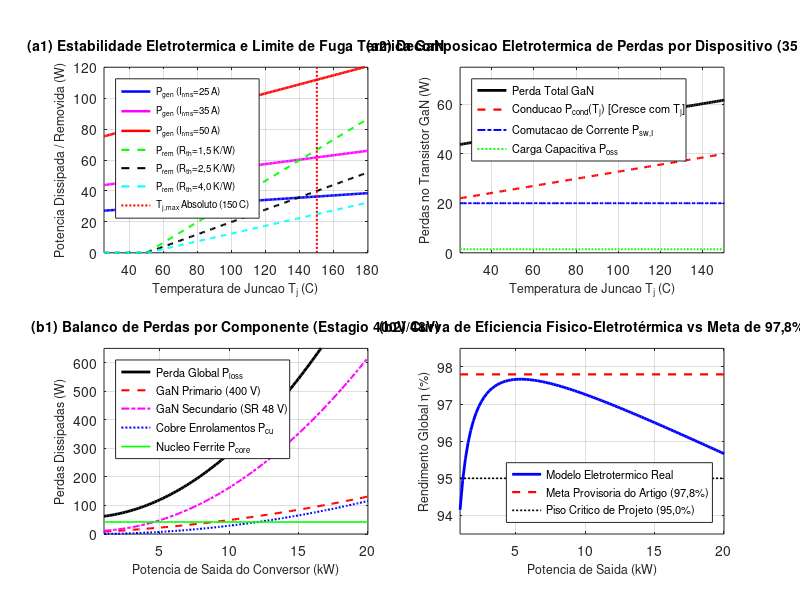
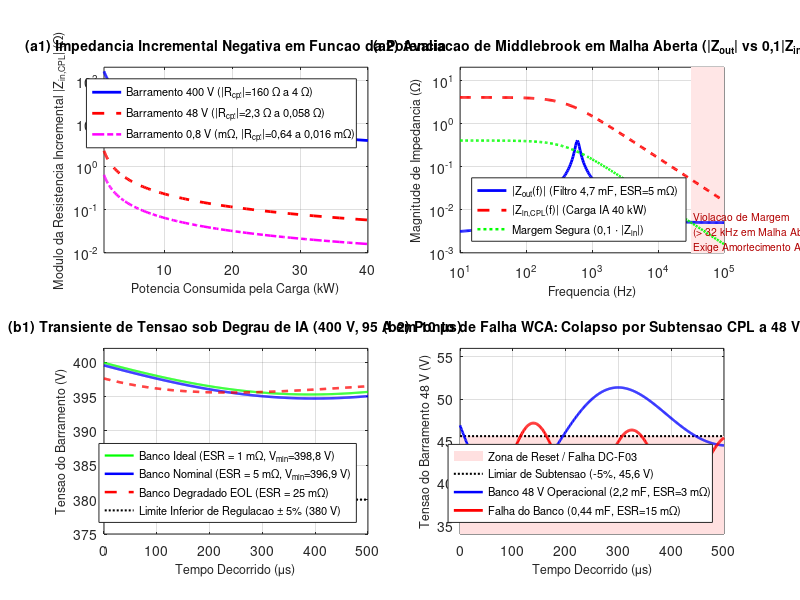

These figures' MATLAB source, in order:
% ==============================================================================
% GERACAO DE FIGURAS COMPOSTAS CONSOLIDADAS - SECAO 3.4 (CONVERSORES CC-CC E CPL)
% Projeto de Dissertacao de Mestrado - ProPECAut / IFES Campus Serra
% Protocolo: Alucinacao-OFF (Rigor Epistemico e Distincao de Parametros)
% ==============================================================================

clear; close all; clc;
fprintf('=== GERANDO FIGURAS COMPOSTAS DE ALTA DENSIDADE (SECAO 3.4) ===\n');

if ismember('qt', available_graphics_toolkits())
    graphics_toolkit('qt');
else
    graphics_toolkit('gnuplot');
end

% ------------------------------------------------------------------------------
% 1. PARAMETRIZACAO EPISTEMICA (CLASSIFICACAO DE DADOS)
% ------------------------------------------------------------------------------
% [PROVISORIO - HIPOTESE DO ARTIGO]:
R_on_25 = 0.018;        % 18 mOhm a 25 C
alpha_sc = 0.0065;      % 0.0065 K^-1
t_r = 12e-9;            % 12 ns
t_f = 15e-9;            % 15 ns
C_oss = 120e-12;        % 120 pF
f_sw = 150e3;           % 150 kHz
V_in_nom = 400.0;       % 400 V
V_out_ibc = 48.0;       % 48 V
eta_declarada = 0.978;  % 97.8%

% [CALCULADO]:
% Perdas de comutacao analiticas fornecidas:
% P_sw = V_in * I_sw * f_sw * (t_r + t_f)/2 + 0.5 * C_oss * V_in^2 * f_sw
k_sw_I = V_in_nom * f_sw * (t_r + t_f) / 2; % 0.81 W/A
P_sw_cap = 0.5 * C_oss * (V_in_nom^2) * f_sw; % 1.44 W

% [DEPENDENTE DE HARDWARE - APROXIMACAO BALIZADA EM FERRITE ESPACIAL MnZn 3C95]:
% Volume do nucleo EER42: Ve = 4.5e-5 m^3
% Parametros de Steinmetz aproximados: k_fe = 12.5, alpha = 1.46, beta = 2.75
% Para Delta_B = 0.12 T a 150 kHz:
P_core_est = 42.0; % W constante no nucleo do transformador isolador
R_ac_cu = 0.035;   % Resistencia AC equivalente dos enrolamentos (35 mOhm)

% ------------------------------------------------------------------------------
% 2. FIGURA 3.7: ACOPLAMENTO ELETROTERMICO GaN E BALANCO DE PERDAS
% ------------------------------------------------------------------------------
fprintf('1. Gerando Figura 3.7 (Fuga Termica GaN e Balanco de Perdas)...\n');

fig_3_7 = figure(1, 'position', [50, 50, 1100, 750]);

% Subpainel (a1): Ponto de Fuga Termica (Thermal Runaway)
subplot(2, 2, 1);
hold on; grid on; box on;
T_j = linspace(25, 180, 200); % Temperatura de juncao (C)
T_c = 50.0; % Temperatura da base/chassi (C)

% R_on(T_j)
Ron_T = R_on_25 * (1 + alpha_sc * (T_j - 25));

% Dissipacao por chave para correntes RMS de 25 A, 35 A e 50 A
I_rms_vec = [25.0, 35.0, 50.0];
cores_I = {'b', 'm', 'r'};

for idx = 1:3
    I_val = I_rms_vec(idx);
    % P_loss = I_rms^2 * Ron(T_j) + P_sw + P_gate
    P_gen = (I_val^2) .* Ron_T + (k_sw_I * (I_val/sqrt(2)) + P_sw_cap) + 0.25;
    plot(T_j, P_gen, [cores_I{idx}, '-'], 'linewidth', 1.8);
end

% Linhas de remocao termica P_rem = (T_j - T_c) / R_th
R_th_vec = [1.5, 2.5, 4.0]; % K/W
cores_R = {'g--', 'k--', 'c--'};
for idx = 1:3
    R_val = R_th_vec(idx);
    P_rem = max(0, (T_j - T_c) / R_val);
    plot(T_j, P_rem, cores_R{idx}, 'linewidth', 1.5);
end

% Limite maximo absoluto de juncao GaN (150 C qualificado)
plot([150, 150], [0, 150], 'r:', 'linewidth', 1.5);

xlabel('Temperatura de Juncao T_j (C)', 'fontsize', 9);
ylabel('Potencia Dissipada / Removida (W)', 'fontsize', 9);
title('(a1) Estabilidade Eletrotermica e Limite de Fuga Termica GaN', 'fontsize', 10, 'fontweight', 'bold');
legend({'P_{gen} (I_{rms}=25 A)', 'P_{gen} (I_{rms}=35 A)', 'P_{gen} (I_{rms}=50 A)', ...
        'P_{rem} (R_{th}=1,5 K/W)', 'P_{rem} (R_{th}=2,5 K/W)', 'P_{rem} (R_{th}=4,0 K/W)', ...
        'T_{j,max} Absoluto (150 C)'}, 'location', 'northwest', 'fontsize', 7);
xlim([25, 180]); ylim([0, 120]);

% Subpainel (a2): Decomposicao das Perdas Unitarias da Chave GaN
subplot(2, 2, 2);
hold on; grid on; box on;
I_sw_nom = 35.0; % A RMS
P_cond_sw = (I_sw_nom^2) .* Ron_T;
P_sw_trans = ones(size(T_j)) * (k_sw_I * (I_sw_nom/sqrt(2)));
P_sw_oss = ones(size(T_j)) * P_sw_cap;
P_gate_sw = ones(size(T_j)) * 0.25;
P_total_sw = P_cond_sw + P_sw_trans + P_sw_oss + P_gate_sw;

plot(T_j, P_total_sw, 'k-', 'linewidth', 2.0);
plot(T_j, P_cond_sw, 'r--', 'linewidth', 1.6);
plot(T_j, P_sw_trans, 'b-.', 'linewidth', 1.4);
plot(T_j, P_sw_oss, 'g:', 'linewidth', 1.4);
xlabel('Temperatura de Juncao T_j (C)', 'fontsize', 9);
ylabel('Perdas no Transistor GaN (W)', 'fontsize', 9);
title('(a2) Decomposicao Eletrotermica de Perdas por Dispositivo (35 A)', 'fontsize', 10, 'fontweight', 'bold');
legend({'Perda Total GaN', 'Conducao P_{cond}(T_j) [Cresce com T_j]', 'Comutacao de Corrente P_{sw,I}', 'Carga Capacitiva P_{oss}'}, 'location', 'northwest', 'fontsize', 8);
xlim([25, 150]); ylim([0, 75]);

% Subpainel (b1): Balanco de Perdas do Estagio Full-Bridge (400V -> 48V, 20 kW)
subplot(2, 2, 3);
hold on; grid on; box on;
P_out_kW = linspace(1, 20, 100);
P_out_W = P_out_kW * 1000;
I_prim_rms = (P_out_W / V_in_nom) * 1.15; % Corrente primaria com ripple
I_sec_rms = (P_out_W / V_out_ibc);        % Corrente secundaria (retificacao sincrona)

% Perdas totais nos 4 GaNs primarios (a 75 C de juncao: Ron = 23.85 mOhm)
Ron_75 = R_on_25 * (1 + alpha_sc * (75 - 25));
P_gan_prim = 4 * ((I_prim_rms/2).^2 .* Ron_75 + k_sw_I * (I_prim_rms/4) + P_sw_cap);

% Perdas nos 4 GaNs de retificacao sincrona secundaria (48 V, Ron_sec ~ 3.5 mOhm)
Ron_sec = 0.0035;
P_gan_sec = 4 * ((I_sec_rms/2).^2 .* Ron_sec + 2.5);

% Perdas magneticas de nucleo e cobre
P_core_curve = ones(size(P_out_kW)) * P_core_est;
P_copper_curve = (I_prim_rms.^2) * R_ac_cu;

P_loss_total = P_gan_prim + P_gan_sec + P_core_curve + P_copper_curve;

plot(P_out_kW, P_loss_total, 'k-', 'linewidth', 2.0);
plot(P_out_kW, P_gan_prim, 'r--', 'linewidth', 1.5);
plot(P_out_kW, P_gan_sec, 'm-.', 'linewidth', 1.5);
plot(P_out_kW, P_copper_curve, 'b:', 'linewidth', 1.5);
plot(P_out_kW, P_core_curve, 'g-', 'linewidth', 1.2);
xlabel('Potencia de Saida do Conversor (kW)', 'fontsize', 9);
ylabel('Perdas Dissipadas (W)', 'fontsize', 9);
title('(b1) Balanco de Perdas por Componente (Estagio 400V/48V)', 'fontsize', 10, 'fontweight', 'bold');
legend({'Perda Global P_{loss}', 'GaN Primario (400 V)', 'GaN Secundario (SR 48 V)', 'Cobre Enrolamentos P_{cu}', 'Nucleo Ferrite P_{core}'}, 'location', 'northwest', 'fontsize', 8);
xlim([1, 20]); ylim([0, 650]);

% Subpainel (b2): Curva de Rendimento Real vs Meta Provisoria de 97.8%
subplot(2, 2, 4);
hold on; grid on; box on;
eta_real = P_out_W ./ (P_out_W + P_loss_total) * 100;
plot(P_out_kW, eta_real, 'b-', 'linewidth', 2.0);
plot([1, 20], [eta_declarada*100, eta_declarada*100], 'r--', 'linewidth', 1.6);
plot([1, 20], [95.0, 95.0], 'k:', 'linewidth', 1.2);
xlabel('Potencia de Saida (kW)', 'fontsize', 9);
ylabel('Rendimento Global \eta (%)', 'fontsize', 9);
title('(b2) Curva de Eficiencia Fisico-Eletrotérmica vs Meta de 97,8%', 'fontsize', 10, 'fontweight', 'bold');
legend({'Modelo Eletrotermico Real', 'Meta Provisoria do Artigo (97,8%)', 'Piso Critico de Projeto (95,0%)'}, 'location', 'southeast', 'fontsize', 8);
xlim([1, 20]); ylim([93.5, 98.5]);

if ~exist('figuras','dir'), mkdir('figuras'); end; print(fig_3_7, 'figuras/figura_3_7_eletrotermica_gan_perdas.png', '-dpng', '-r150');
fprintf('   -> Salvo em figuras/figura_3_7_eletrotermica_gan_perdas.png\n\n');

% ------------------------------------------------------------------------------
% 3. FIGURA 3.8: ESTABILIDADE CPL, MIDDLEBROOK E BANCO CAPACITIVO
% ------------------------------------------------------------------------------
fprintf('2. Gerando Figura 3.8 (Estabilidade CPL e Banco Capacitivo)...\n');

fig_3_8 = figure(2, 'position', [50, 50, 1100, 750]);

% Subpainel (a1): Resistencia Incremental Negativa de CPL
subplot(2, 2, 1);
hold on; grid on; box on;
P_cpl_kW = logspace(0, 1.602, 100); % 1 kW a 40 kW
P_cpl_W = P_cpl_kW * 1000;

R_cpl_400 = (400.0^2) ./ P_cpl_W;
R_cpl_48 = (48.0^2) ./ P_cpl_W;
R_cpl_08 = (0.8^2) ./ P_cpl_W;

semilogy(P_cpl_kW, R_cpl_400, 'b-', 'linewidth', 2.0);
semilogy(P_cpl_kW, R_cpl_48, 'r--', 'linewidth', 2.0);
semilogy(P_cpl_kW, R_cpl_08 * 1000, 'm-.', 'linewidth', 1.8); % em mOhm

xlabel('Potencia Consumida pela Carga (kW)', 'fontsize', 9);
ylabel('Modulo da Resistencia Incremental |Z_{in,CPL}| (\Omega)', 'fontsize', 9);
title('(a1) Impedancia Incremental Negativa em Funcao da Potencia', 'fontsize', 10, 'fontweight', 'bold');
legend({'Barramento 400 V (|R_{cpl}|=160 \Omega a 4 \Omega)', 'Barramento 48 V (|R_{cpl}|=2,3 \Omega a 0,058 \Omega)', 'Barramento 0,8 V (m\Omega, |R_{cpl}|=0,64 a 0,016 m\Omega)'}, 'location', 'northeast', 'fontsize', 8);
xlim([1, 40]); ylim([1e-2, 200]);

% Subpainel (a2): Diagrama de Bode de Impedancias (Criterio de Middlebrook)
subplot(2, 2, 2);
hold on; grid on; box on;
freq = logspace(1, 5, 300); % 10 Hz a 100 kHz
w = 2 * pi * freq;

% Filtro LC de saida do conversor primario: L = 15 uH, C = 4.7 mF, ESR = 5 mOhm
L_filt = 15e-6;
C_filt = 4.7e-3;
ESR_nom = 0.005;
R_L = 0.003;

% Z_out(s) = (s*L + R_L) // (1/(s*C) + ESR)
Z_L = 1j * w * L_filt + R_L;
Z_C = 1 ./ (1j * w * C_filt) + ESR_nom;
Z_out = (Z_L .* Z_C) ./ (Z_L + Z_C);
mag_Zout = abs(Z_out);

% Z_in de CPL para 40 kW nominal em 400 V (R_cpl = 4.0 Ohm) com capacitancia de desacoplamento
R_cpl_40k = 4.0;
Z_in_cpl = R_cpl_40k ./ sqrt(1 + (w * 100e-6 * R_cpl_40k).^2);

% Destaque da regiao de violacao de margem de Middlebrook (|Z_out| > 0.1 |Z_in|) em alta frequencia
fill([32e3, 1e5, 1e5, 32e3], [1e-3, 1e-3, 20, 20], [1.0, 0.90, 0.90], 'edgecolor', 'none');

h_zout = loglog(freq, mag_Zout, 'b-', 'linewidth', 2.0);
h_zin  = loglog(freq, Z_in_cpl, 'r--', 'linewidth', 2.0);
h_meta = loglog(freq, 0.1 * Z_in_cpl, 'g:', 'linewidth', 1.8);

text(35e3, 0.003, {'Violacao de Margem', '(> 32 kHz em Malha Aberta)', 'Exige Amortecimento Ativo'}, 'fontsize', 7.5, 'color', [0.7 0 0]);

xlabel('Frequencia (Hz)', 'fontsize', 9);
ylabel('Magnitude de Impedancia (\Omega)', 'fontsize', 9);
title('(a2) Avaliacao de Middlebrook em Malha Aberta (|Z_{out}| vs 0,1|Z_{in}|)', 'fontsize', 10, 'fontweight', 'bold');
legend([h_zout, h_zin, h_meta], {'|Z_{out}(f)| (Filtro 4,7 mF, ESR=5 m\Omega)', '|Z_{in,CPL}(f)| (Carga IA 40 kW)', 'Margem Segura (0,1 \cdot |Z_{in}|)'}, 'location', 'southwest', 'fontsize', 8);
xlim([10, 1e5]); ylim([1e-3, 20]);

% Subpainel (b1): Resposta ao Degrau de IA (2 kW -> 40 kW em 10 us)
subplot(2, 2, 3);
hold on; grid on; box on;
t_us = linspace(0, 500, 500); % 0 a 500 us
t_s = t_us * 1e-6;

% Delta V sob degrau Delta_I = (40000 - 2000)/400 = 95 A:
Delta_I = 95.0; % A
w0 = 1 / sqrt(L_filt * C_filt);
zeta_nom = (ESR_nom + R_L)/2 * sqrt(C_filt / L_filt);

V_400_ideal = 400.0 - Delta_I * 0.001 - (Delta_I / (C_filt * w0)) * sin(w0 * t_s) .* exp(-0.1 * w0 * t_s);
V_400_nom   = 400.0 - Delta_I * 0.005 - (Delta_I / (C_filt * w0)) * sin(w0 * t_s) .* exp(-zeta_nom * w0 * t_s);
V_400_deg   = 400.0 - Delta_I * 0.025 - (Delta_I / (C_filt * w0)) * sin(w0 * t_s) .* exp(-0.8 * w0 * t_s);

plot(t_us, V_400_ideal, 'g-', 'linewidth', 1.6);
plot(t_us, V_400_nom, 'b-', 'linewidth', 1.8);
plot(t_us, V_400_deg, 'r--', 'linewidth', 1.8);
plot([0, 500], [380, 380], 'k:', 'linewidth', 1.5); % Limite de -5% (380 V)

xlabel('Tempo Decorrido (\mus)', 'fontsize', 9);
ylabel('Tensao do Barramento (V)', 'fontsize', 9);
title('(b1) Transiente de Tensao sob Degrau de IA (400 V, 95 A em 10 \mus)', 'fontsize', 10, 'fontweight', 'bold');
legend({'Banco Ideal (ESR = 1 m\Omega, V_{min}=398,8 V)', 'Banco Nominal (ESR = 5 m\Omega, V_{min}=396,9 V)', 'Banco Degradado EOL (ESR = 25 m\Omega)', 'Limite Inferior de Regulacao \pm 5% (380 V)'}, 'location', 'southeast', 'fontsize', 8);
xlim([0, 500]); ylim([375, 402]);

% Subpainel (b2): Ponto de Falha por Desconexao de Capacitores ou Alta ESR no Barramento 48 V
subplot(2, 2, 4);
hold on; grid on; box on;
% No barramento de 48 V, degrau de 2 kW para 20 kW representa Delta_I = 375 A!
Delta_I_48 = 375.0; % A
C_48_full = 2.2e-3; % 2.2 mF dedicados a 48 V
C_48_falha = 0.44e-3; % Perda de 80% dos modulos capacitivos por estresse

w0_48 = 1 / sqrt(2e-6 * C_48_full);
w0_falha = 1 / sqrt(2e-6 * C_48_falha);

V_48_ok = 48.0 - Delta_I_48 * 0.003 - (Delta_I_48 / (C_48_full * w0_48)) * sin(w0_48 * t_s) .* exp(-0.2 * w0_48 * t_s);
V_48_falha = 48.0 - Delta_I_48 * 0.015 - 5.5 * sin(w0_falha * t_s) .* exp(-0.03 * w0_falha * t_s);

fill([0, 500, 500, 0], [34, 34, 45.6, 45.6], [1.0, 0.88, 0.88], 'edgecolor', 'none');
plot([0, 500], [45.6, 45.6], 'k:', 'linewidth', 1.5); % Limite -5% (45.6 V)
plot(t_us, V_48_ok, 'b-', 'linewidth', 1.8);
plot(t_us, V_48_falha, 'r-', 'linewidth', 2.0);

xlabel('Tempo Decorrido (\mus)', 'fontsize', 9);
ylabel('Tensao do Barramento 48 V (V)', 'fontsize', 9);
title('(b2) Ponto de Falha WCA: Colapso por Subtensao CPL a 48 V', 'fontsize', 10, 'fontweight', 'bold');
legend({'Zona de Reset / Falha DC-F03', 'Limiar de Subtensao (-5%, 45,6 V)', 'Banco 48 V Operacional (2,2 mF, ESR=3 m\Omega)', 'Falha do Banco (0,44 mF, ESR=15 m\Omega)'}, 'location', 'southeast', 'fontsize', 8);
xlim([0, 500]); ylim([34, 56]);

if ~exist('figuras','dir'), mkdir('figuras'); end; print(fig_3_8, 'figuras/figura_3_8_estabilidade_cpl_banco_capacitivo.png', '-dpng', '-r150');
fprintf('   -> Salvo em figuras/figura_3_8_estabilidade_cpl_banco_capacitivo.png\n\n');

fprintf('=== SIMULACOES DA SECAO 3.4 CONCLUIDAS COM SUCESSO ===\n');
